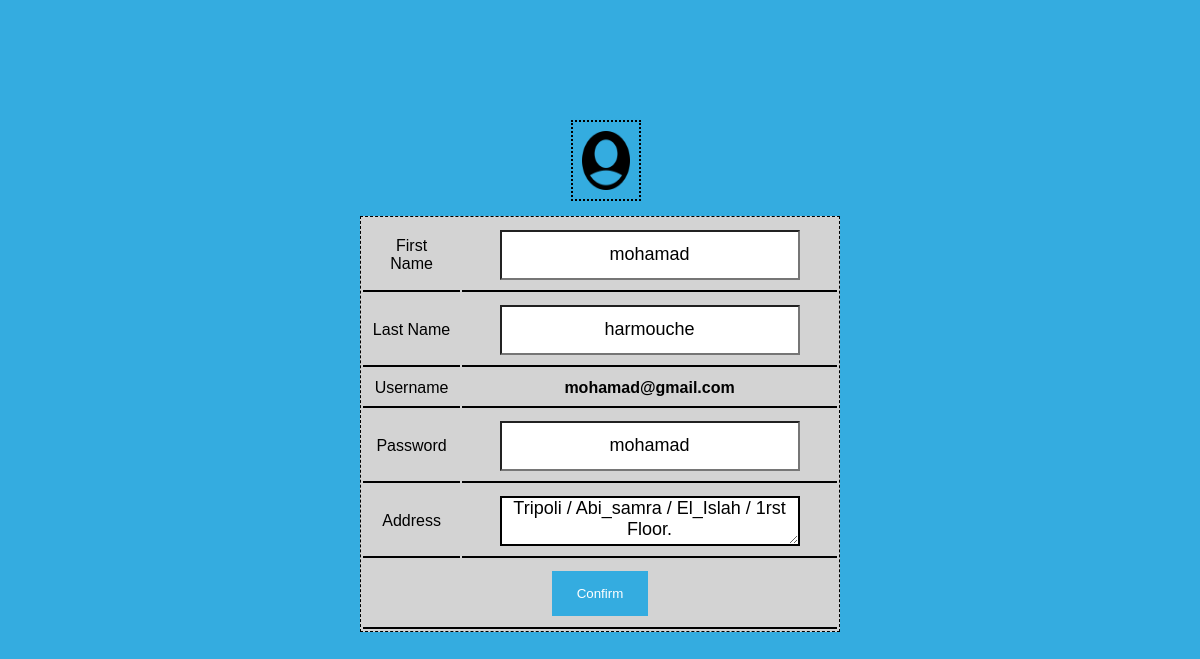
The app's page /update-profile.php?id=1 with its own data.
### tables this page shows
CREATE TABLE `tbl_client` (
  `id` int(11) NOT NULL,
  `first_name` varchar(50) NOT NULL,
  `last_name` varchar(50) NOT NULL,
  `username` varchar(100) NOT NULL,
  `password` varchar(255) NOT NULL,
  `phone` varchar(20) NOT NULL,
  `address` varchar(50) NOT NULL
);

### update-profile.php (the view, shortened to what this page needs)
<html>
<?php include('admin/configue/connection.php');?>
<div class="all">
<link rel="stylesheet" href="css/profile.css">
<link rel="stylesheet" href="css/user.css">
<?php
    if(isset($_GET['id']))
        {
            $id = $_GET['id'];
            $sql = "SELECT * FROM tbl_client where id=$id";
            $res1 = mysqli_query($con,$sql);
            $count = mysqli_num_rows($res1);
            if($count == 1)
            {
                $rows=mysqli_fetch_assoc($res1);
                $first_name = $rows['first_name'];
                $last_name = $rows['last_name'];
                $username = $rows['username'];
                $password = $rows['password'];
                $address = $rows['address'];
            }
            else
            {
             header('location:'.SiteUrl.'profile.php');
            }
        }
        else
        {
            header('location:'.SiteUrl.'profile.php');
        }
        ?>
<form action="" method="POST">
<div class="icon1">
<img src="images/user.png" >
</div>
        <table class="tbl-30">
        <tr>
                    <td>First Name</td>
                    <td>
                        <input type="text" name="first_name" value="<?php echo $first_name; ?>">
                    </td>
            </tr>
            <tr>
                    <td>Last Name</td>
                    <td>
                        <input type="text" name="last_name" value="<?php echo $last_name; ?>">
                    </td>
            </tr>
            <tr>
            <td>Username</td>
                <td>
                <b><?php echo $username; ?></b>
                </td>
            </tr>
            <tr>
                    <td>Password</td>
                    <td>
                        <input type="text" name="password" value="<?php echo $password; ?>">
                    </td>
            </tr>
            <tr>
                    <td>Address</td>
                    <td>
                       <textarea name="address" clos="30" rows="5"><?php echo $address; ?></textarea>
                    </td>
            </tr>
            <tr>
                    <td colspan="2">
                        <input type="submit" name="submit" value="Confirm" class="btn-confirm">
                    </td>
            </tr>
        </table>
    </form>
    </div>
</html>

### css/profile.css (style rules this page uses)
.tbl-30 { width: 50%; margin-left: 25%; margin-top: 10%; margin-bottom: 10%; border: 1px dashed black; background-color: lightgray; }
.tbl-30 tr td { border-bottom: 2px solid black; text-shadow: black; padding: 2%; text-align: center; }
.all { background-color: #34ace0; padding: 10%; }
textarea { margin: 1px; height: 50px; width: 300px; font-size: 18px; text-align: center; background-color: #fff; border: 2px solid black; }
.btn-confirm { margin: 1px; padding: 15px 25px; border: none; background-color: #34ace0; color: #fff; }
.icon1 img { width: 5%; height: 7%; padding: 9px; margin-bottom: -20%; margin-left: 47%; border: 2px dotted black; }

### css/user.css (style rules this page uses)
* { margin: 0; padding: 0; font-family: sans-serif; }
table tr td { border-bottom: 2px solid white; text-shadow: black; padding: 2%; text-align: center; }
input[type="text"],input[type="password"] { margin: 1px; height: 50px; width: 300px; font-size: 18px; text-align: center; background-color: #fff; }

### records on screen
tbl_client: first_name "mohamad", last_name "harmouche", username "mohamad@gmail.com", password "mohamad", address "Tripoli / Abi_samra / El_Islah / 1rst Floor."
